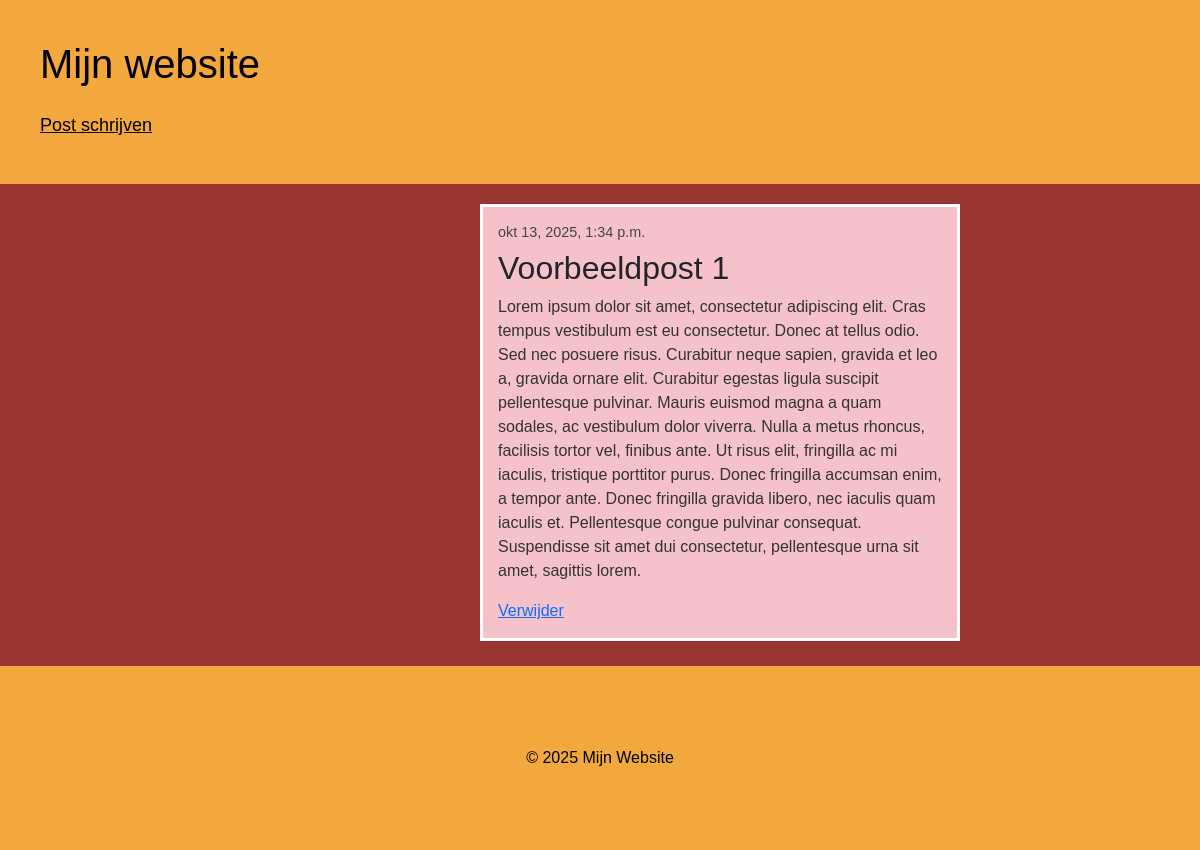
The app's page /post/1/ with its own data.
### blog/models.py (models this page shows, shortened)
class Post(models.Model):
    author = models.ForeignKey(settings.AUTH_USER_MODEL, on_delete=models.CASCADE)
    title = models.CharField(max_length=200)
    text = models.TextField()
    created_date = models.DateTimeField(default=timezone.now)
    published_date = models.DateTimeField(blank=True, null=True)

### blog/views.py (the view)
# urls.py: path('post/<int:pk>/', views.post_detail, name='post_inhoud'),
def post_detail(request, pk):
   post = get_object_or_404(Post, pk=pk)
   return render(request, 'blog/post_inhoud.html', {'post': post})

### blog/templates/blog/post_inhoud.html
{% extends 'blog/base.html' %}
{% block inhoud %}
    <article class="post">
        {% if post.published_date %}
            <time class="date">
                {{ post.published_date }}
            </time>
        {% endif %}
        <h2>{{ post.title }}</h2>
        <p>{{ post.text|linebreaksbr }}</p>
        <a href="{% url 'delete' post.id %}">Verwijder</a>
    </article>
{% endblock %}

### blog/static/css/stijl.css (style rules this page uses)
body { background-color: #983530; margin: 0; padding: 0; font-family: Arial, sans-serif; }
article.post { background-color: #f6c2ca; padding: 15px; margin-bottom: 25px; border: 3px solid #ffffff; }
.date { color: #444; font-size: 0.9em; display: block; margin-bottom: 5px; }
article p { color: #333; line-height: 1.5; }

### records on screen
Post: published_date "okt 13, 2025, 1:34 p.m.", title "Voorbeeldpost 1", text "Lorem ipsum dolor sit amet, consectetur adipiscing elit. Cras tempus vestibulum est eu consectetur. Donec at tellus odio. Sed nec posuere risus. Curabitur neque sapien, gravida et leo a, gravida ornare elit. Curabitur egestas ligula suscipit pellentesque pulvinar. Mauris euismod magna a quam sodales, ac vestibulum dolor viverra. Nulla a metus rhoncus, facilisis tortor vel, finibus ante. Ut risus elit, fringilla ac mi iaculis, tristique porttitor purus. Donec fringilla accumsan enim, a tempor ante. Donec fringilla gravida libero, nec iaculis quam iaculis et. Pellentesque congue pulvinar consequat. Suspendisse sit amet dui consectetur, pellentesque urna sit amet, sagittis lorem."
